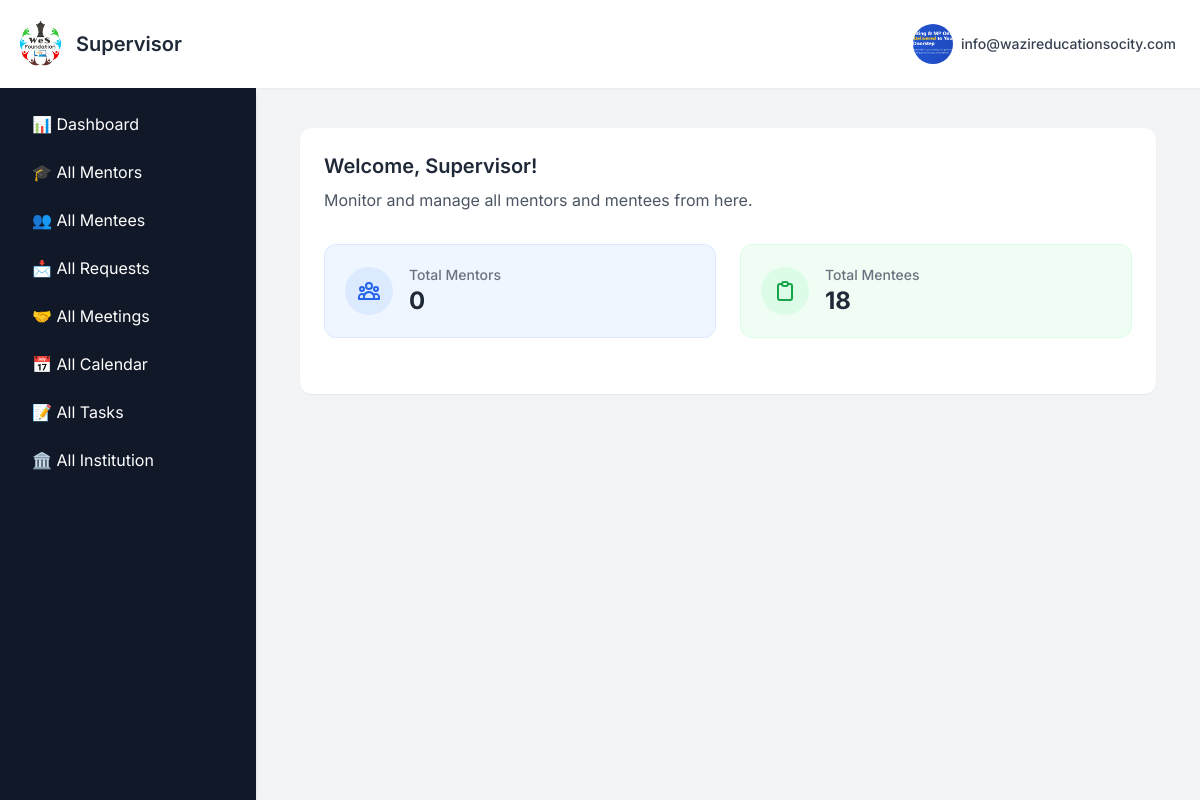
/supervisordashboard (signed in), run on the app's committed database.
### app.py (models this page shows, shortened)
class SupervisorProfile(db.Model):
    __tablename__ = "supervisor_profile"
    id = db.Column(db.Integer, primary_key=True)
    user_id = db.Column(db.Integer, db.ForeignKey("signup_details.id"), nullable=False, unique=True)
    organisation = db.Column(db.String(150))
    whatsapp = db.Column(db.String(20))
    location = db.Column(db.String(100))
    role = db.Column(db.String(100))
    additional_info = db.Column(db.Text)
    profile_picture = db.Column(db.String(100))
    user = db.relationship("User", backref="supervisor_profile", uselist=False)

class User(db.Model):
    __tablename__ = "signup_details"
    id = db.Column(db.Integer, primary_key=True)
    name = db.Column(db.String(100), nullable=False)
    email = db.Column(db.String(100), unique=True, nullable=False)
    password = db.Column(db.String(200), nullable=False)   # length thoda bada
    user_type = db.Column(db.String(10), nullable=False)
    institution = db.Column(db.String(150), nullable=True)
    institution_id = db.Column(db.Integer, db.ForeignKey("institutions.id"), nullable=True)
    mentor_profile = db.relationship("MentorProfile", backref="user", uselist=False)
    institution_ref = db.relationship("Institution", backref="users", foreign_keys="User.institution_id")

### app.py (the view, shortened to what this page needs)
@app.route("/supervisordashboard")
@profile_required
def supervisordashboard():
    if "email" not in session or session.get("user_type") != "0":
        return redirect(url_for("signin"))
    user = User.query.filter_by(email=session["email"]).first()
    profile_complete = check_profile_complete(user.id, "0")
    source_page = request.args.get("from", "supervisor")
    mentor_query = MentorProfile.query
    profession = request.args.get("profession")
    location = request.args.get("location")
    education = request.args.get("education")
    experience = request.args.get("experience")
    if profession:
        mentor_query = mentor_query.filter_by(profession=profession)
    if location:
        mentor_query = mentor_query.filter_by(location=location)
    if education:
        mentor_query = mentor_query.filter_by(education=education)
    mentors = mentor_query.all()
    options = {
        "professions": sorted({row[0] for row in MentorProfile.query.with_entities(MentorProfile.profession).distinct() if row[0]}),
        "locations": sorted({row[0] for row in MentorProfile.query.with_entities(MentorProfile.location).distinct() if row[0]}),
        "educations": sorted({row[0] for row in MentorProfile.query.with_entities(MentorProfile.education).distinct() if row[0]}),
        "experiences": sorted({row[0] for row in MentorProfile.query.with_entities(MentorProfile.years_of_experience).distinct() if row[0]}),
    }
    mentee_query = MenteeProfile.query.join(User, MenteeProfile.user_id == User.id)
    search_query = request.args.get("search", "").lower()
    stream_filter = request.args.get("stream", "")
    school_filter = request.args.get("school", "")
    goal_filter = request.args.get("goal", "")
    if stream_filter:
        mentee_query = mentee_query.filter(MenteeProfile.stream == stream_filter)
    if school_filter:
        mentee_query = mentee_query.filter(MenteeProfile.school_college_name == school_filter)
    if goal_filter:
        mentee_query = mentee_query.filter(MenteeProfile.goal == goal_filter)
    all_mentees = mentee_query.all()
    mentee_streams = sorted({row[0] for row in MenteeProfile.query.with_entities(MenteeProfile.stream).distinct() if row[0]})
    mentee_schools = sorted({row[0] for row in MenteeProfile.query.with_entities(MenteeProfile.school_college_name).distinct() if row[0]})
    mentee_goals = sorted({row[0] for row in MenteeProfile.query.with_entities(MenteeProfile.goal).distinct() if row[0]})
    all_requests = MentorshipRequest.query.all()
    mentor_requests = MentorProfile.query.filter_by(status="pending").all()
    mentee_requests = MenteeProfile.query.filter_by(status="pending").all()
    return render_template(
        "supervisor/supervisordashboard.html",
        show_sidebar=True,
        user_email=session["email"],
        mentors=mentors,
        mentees=all_mentees,
        all_requests=all_requests,
        mentor_requests=mentor_requests,
        mentee_requests=mentee_requests,
        professions=options["professions"],
        locations=options["locations"],
        educations=options["educations"],
        experiences=options["experiences"],
        mentee_streams=mentee_streams,
        mentee_schools=mentee_schools,
        mentee_goals=mentee_goals,
        active_section="dashboard",
        source_page=source_page,
        profile_complete=profile_complete
    )

### app.py (called while the page is built, shortened)
@app.context_processor
def inject_profile_complete():
    profile_complete = True  # Default to True (no popup)
    if "email" in session and session.get("user_type") in ["1", "2"]:
        user = User.query.filter_by(email=session["email"]).first()
        if user:
            profile_complete = check_profile_complete(user.id, session.get("user_type"))
    return dict(profile_complete=profile_complete)

def profile_required(f):
    @wraps(f)
    def decorated_function(*args, **kwargs):
        if "email" not in session:
            return redirect(url_for("signin"))
        user = User.query.filter_by(email=session["email"]).first()
        user_type = session.get("user_type")
        if not user:
            return redirect(url_for("signin"))
        return f(*args, **kwargs)
    return decorated_function

### templates/supervisor/supervisordashboard.html (shortened to what this page needs)
{% extends "base2.html" %}
{% block user %}Supervisor{% endblock %}
{% block content %}
<main class="max-w-7xl mx-auto px-2 sm:px-3 lg:px-3 py-2">
  <section id="dashboard" class="p-6 bg-white rounded-xl shadow-sm">
    <div class="mb-8">
      <h2 class="text-xl font-semibold text-gray-800 mb-2">Welcome, Supervisor!</h2>
      <p class="text-gray-600">Monitor and manage all mentors and mentees from here.</p>
    </div>
    <div class="grid grid-cols-1 md:grid-cols-2 gap-6 mb-8">
      <div class="bg-blue-50 p-5 rounded-xl border border-blue-100">
        <div class="flex items-center">
          <div class="rounded-full bg-blue-100 p-3 mr-4">
          </div>
          <div>
            <p class="text-sm font-medium text-gray-500">Total Mentors</p>
            <p class="text-2xl font-bold text-gray-800">{{ mentors|length if mentors else 0 }}</p>
          </div>
        </div>
      </div>
      <div class="bg-green-50 p-5 rounded-xl border border-green-100">
        <div class="flex items-center">
          <div class="rounded-full bg-green-100 p-3 mr-4">
          </div>
          <div>
            <p class="text-sm font-medium text-gray-500">Total Mentees</p>
            <p class="text-2xl font-bold text-gray-800">{{ mentees|length if mentees else 0 }}</p>
          </div>
        </div>
      </div>
    </div>
  </section>
</main>
{% endblock %}

### templates/base2.html (shortened to what this page needs)
<!DOCTYPE html>
<html lang="en">
<head>
    <script src="https://cdn.tailwindcss.com"></script>
    <link href='https://cdn.jsdelivr.net/npm/fullcalendar@5.11.3/main.min.css' rel='stylesheet' />
</head>
<body class="flex flex-col h-screen overflow-hidden">
    <nav class="bg-white shadow-sm p-4 flex justify-between items-center z-10">
        <div class="flex items-center space-x-2">
            <a href="
            {% if session.get('user_type') == '0' %}
                {{ url_for('supervisordashboard') }}
            {% elif session.get('user_type') == '1' %}
                {{ url_for('mentordashboard') }}
            {% elif session.get('user_type') == '2' %}
                {{ url_for('menteedashboard') }}
            {% elif session.get('user_type') == '3' %}
                {{ url_for('institutiondashboard') }}
            {% else %}
                {{ url_for('home') }}
            {% endif %}
            " class="flex items-center">
                <img src="{{ url_for('static', filename='img/logo.jpg') }}" alt="LOGO" class="h-12 w-12 rounded-full mr-3">
                <span class="text-xl font-semibold text-gray-800">{% block user %}{% endblock %}</span>
            </a>
        </div>
        <div class="relative">
            <button id="profile-dropdown-btn" class="group flex items-center space-x-2 p-2 rounded-full hover:bg-gray-600 hover:text-white transition-colors duration-200 focus:outline-none focus:ring focus:ring-blue-300">
                <div class="top-right-profile">
                    {% if current_user_profile_pic and current_user_profile_pic != 'default.png' %}
                        <img src="{{ url_for('static', filename='uploads/' + current_user_profile_pic) }}"
                             alt="Profile Picture" class="w-10 h-10 rounded-full object-cover">
                    {% else %}
                        <img src="{{ url_for('static', filename='uploads/default.png') }}"
                             alt="Profile Picture" class="w-10 h-10 rounded-full object-cover">
                    {% endif %}
                </div>
                <span class="text-sm font-medium text-gray-700 group-hover:text-white hidden sm:block">{{ session.get('email') }}</span>
            </button>
        </div>
    </nav>
    <div class="flex flex-1 overflow-hidden">
        {% if show_sidebar %}
            <aside id="sidebar"
                   class="fixed inset-y-0 left-0 w-64 bg-gray-900 shadow-md p-4 space-y-2 overflow-y-auto
                          transform -translate-x-full transition-transform duration-200 ease-in-out
                          md:relative md:translate-x-0 z-20">
                {% if session.get('user_type') == '0' %}
                    <a href="{{ url_for('supervisordashboard')}}"
                       class="block px-4 py-2 text-white hover:bg-gray-600 rounded-md">
                       📊 Dashboard
                    </a>
                    <a href="{{ url_for('supervisor_find_mentor')}}"
                       class="block px-4 py-2 text-white hover:bg-gray-600 rounded-md">
                       🎓 All Mentors
                    </a>
                    <a href="{{ url_for('supervisor_find_mentee')}}"
                       class="block px-4 py-2 text-white hover:bg-gray-600 rounded-md">
                       👥 All Mentees
                    </a>
                    <a href="{{ url_for('view_requests')}}"
                       class="block px-4 py-2 text-white hover:bg-gray-600 rounded-md">
                       📩 All Requests
                    </a>
                    <a href="{{ url_for('supervisor_meeting_details')}}"
                       class="block px-4 py-2 text-white hover:bg-gray-600 rounded-md">
                        🤝 All Meetings
                    </a>
                    <a href="{{ url_for('supervisor_calendar')}}"
                       class="block px-4 py-2 text-white hover:bg-gray-600 rounded-md">
                        📅 All Calendar
                    </a>
                    <a href="{{ url_for('supervisor_tasks')}}"
                       class="block px-4 py-2 text-white hover:bg-gray-600 rounded-md">
                        📝 All Tasks
                    </a>
                    <a href="{{ url_for('institution')}}"
                       class="block px-4 py-2 text-white hover:bg-gray-600 rounded-md">
                        🏛️ All Institution
                    </a>
                {% endif %}
            </aside>
        {% endif %}
        <main class="flex-1 p-8 overflow-y-auto pb-40">
            {% block content %}{% endblock %}
        </main>
    </div>
</body>
</html>

### templates/base2.html (style rules this page uses)
body { font-family: 'Inter', sans-serif; background-color: #f3f4f6; }

### data on the page
SupervisorProfile: profile_picture (picture)
User: get "info@wazireducationsocity.com"

### other printed values
{{ mentors|length if mentors else 0 }} "0"
{{ mentees|length if mentees else 0 }} "18"
